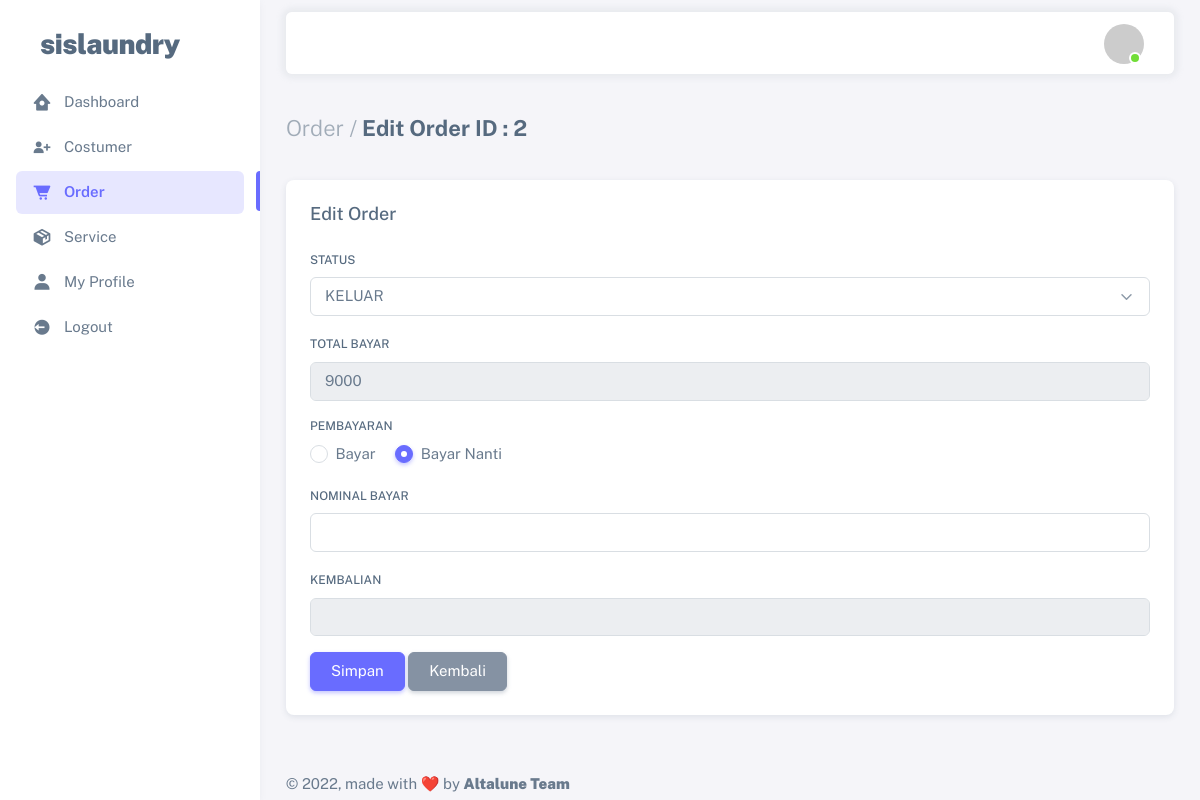
Page /order/edit.php?transactions_id=2 (signed in) on the committed database.
### tables this page shows
CREATE TABLE `transactions` (
  `transactions_id` int(11) NOT NULL,
  `users_id` int(11) NOT NULL,
  `costumers_id` int(11) NOT NULL,
  `service_id` int(11) NOT NULL,
  `date_transaction` datetime NOT NULL,
  `status` enum('SELESAI','MASUK','KELUAR') NOT NULL,
  `weight` float NOT NULL,
  `payment_method` enum('BAYAR DIAWAL','BAYAR NANTI') NOT NULL
);

### order/edit.php (the view, shortened to what this page needs)
<?php
  include '../config.php';
?>
<!DOCTYPE html>
<html
  lang="en"
  class="light-style layout-menu-fixed"
  dir="ltr"
  data-theme="theme-default"
  data-assets-path="../assets/"
  data-template="vertical-menu-template-free"
>
  <head>
    <link rel="stylesheet" href="../assets/vendor/fonts/boxicons.css" />
    <link rel="stylesheet" href="../assets/vendor/css/core.css" class="template-customizer-core-css" />
    <link rel="stylesheet" href="../assets/vendor/css/theme-default.css" class="template-customizer-theme-css" />
    <link rel="stylesheet" href="../assets/css/demo.css" />
    <link rel="stylesheet" href="../assets/vendor/libs/perfect-scrollbar/perfect-scrollbar.css" />
    <link rel="stylesheet" href="../assets/vendor/libs/apex-charts/apex-charts.css" />
  </head>
  <body>
    <div class="layout-wrapper layout-content-navbar">
      <div class="layout-container">
        <aside id="layout-menu" class="layout-menu menu-vertical menu bg-menu-theme">
          <div class="app-brand demo">
            <a href="index.php" class="app-brand-link">
              <span class="app-brand-text demo menu-text fw-bolder ms-2">SISlaundry</span>
            </a>
          </div>
          <ul class="menu-inner py-1">
            <li class="menu-item ">
                <a href="../dashboard.php" class="menu-link">
                <i class="menu-icon tf-icons bx bxs-home-circle"></i>
                <div data-i18n="Analytics">Dashboard</div>
                </a>
            </li>
            <li class="menu-item">
                <a href="../costumer/index.php" class="menu-link">
                <i class="menu-icon tf-icons bx bxs-user-plus"></i>
                <div data-i18n="Analytics">Costumer</div>
                </a>
            </li>
            <li class="menu-item active">
                <a href="" class="menu-link">
                <i class="menu-icon tf-icons bx bxs-cart-alt"></i>
                <div data-i18n="Analytics">Order</div>
                </a>
            </li>
            <li class="menu-item">
                <a href="../service/index.php" class="menu-link">
                <i class="menu-icon tf-icons bx bxs-package"></i>
                <div data-i18n="Analytics">Service</div>
                </a>
            </li>
            <li class="menu-item">
                <a href="../profile/profile.php" class="menu-link">
                <i class="menu-icon tf-icons bx bxs-user"></i>
                <div data-i18n="Analytics">My Profile</div>
                </a>
            </li>
            <li class="menu-item">
                <a href="../logout.php" class="menu-link">
                <i class="menu-icon tf-icons bx bxs-log-out-circle"></i>
                <div data-i18n="Analytics">Logout</div>
                </a>
            </li>
          </ul>
        </aside>
        <div class="layout-page">
          <nav
            class="layout-navbar container-xxl navbar navbar-expand-xl navbar-detached align-items-center bg-navbar-theme"
            id="layout-navbar"
          >
            <div class="navbar-nav-right d-flex align-items-center" id="navbar-collapse">
              <ul class="navbar-nav flex-row align-items-center ms-auto">
                <li class="nav-item navbar-dropdown dropdown-user dropdown">
                <a class="nav-link dropdown-toggle hide-arrow" href="javascript:void(0);" data-bs-toggle="dropdown">
                    <div class="avatar avatar-online">
                        <img src="https://ui-avatars.com/api/?name=<?= $_SESSION["username"]; ?>" alt class="w-px-40 h-auto rounded-circle" />
                    </div>
                </a>
                  </li>
              </ul>
            </div>
          </nav>
          <div class="content-wrapper">
            <div class="container-xxl flex-grow-1 container-p-y">
              <h4 class="fw-bold py-3 mb-4"><span class="text-muted fw-light">Order /</span> Edit Order ID : <?= $_GET['transactions_id']; ?></h4>
              <div class="row">
                <div class="col-xl">
                  <div class="card mb-4">
                    <div class="card-header d-flex justify-content-between align-items-center">
                      <h5 class="mb-0">Edit Order</h5>
                    </div>
                    <div class="card-body">
                    <?php
                      $id = $_GET['transactions_id'];
                      $query = mysqli_query($config, "SELECT * FROM transactions WHERE transactions_id=$id");
                      while($data = mysqli_fetch_array($query)) {
                    ?>
                      <form method="POST" action="update.php" id="formD" name="formD">
                        <div class="mb-3">
                          <label for="status" class="form-label">Status</label>
                          <select class="form-select" id="status" name="status" aria-label="Default select example" required>
                            <option value="<?= $data['status']; ?>" ><?= $data['status']; ?></option>
                          </select>
                        </div>
                        <?php
                          if($data['payment_method'] === 'BAYAR NANTI') {
                        ?>
                        <div class="mb-3">
                          <label class="form-label" for="total" >Total Bayar</label>
                          <?php
                          $query_total = mysqli_query($config, "SELECT total FROM totalorder WHERE transactions_id='$id'");
                          while($x = mysqli_fetch_array($query_total)) {
                        ?>
                          <input type="text" class="form-control" id="total" name="harga" value="<?= $x['total']; ?>" onkeyup="OnChange(this.value)" onKeyPress="return isNumberKey(event)" disabled placeholder="" />
                          <?php
                          }
                        ?>
                        </div>
                        <div class="mb-3">
                          <label class="form-label d-block" for="basic-default-company">Pembayaran</label>
                          <div class="form-check form-check-inline ">
                            <input
                              class="form-check-input"
                              type="radio"
                              name="payment_method"
                              id="payment_method"
                              value="BAYAR DIAWAL"
                              <?php echo $data['payment_method'] === 'BAYAR DIAWAL' ? 'checked': '' ?>
                            />
                            <label class="form-check-label" for="method_payment">Bayar</label>
                          </div>
                          <div class="form-check form-check-inline">
                            <input
                              class="form-check-input"
                              type="radio"
                              name="payment_method"
                              id="inlineRadio2"
                              value="BAYAR NANTI"
                              <?php echo $data['payment_method'] === 'BAYAR NANTI' ? 'checked': '' ?>
                            />
                            <label class="form-check-label" for="inlineRadio2">Bayar Nanti</label>
                          </div>
                        </div>
                        <div class="mb-3">
                          <label class="form-label" for="nominalBayar">Nominal Bayar</label>
                          <input type="text" class="form-control" id="jmppsn" name="jmlpsn" onkeyup="OnChange(this.value)" onKeyPress="return isNumberKey(event)" placeholder="" />
                        </div>
                        <div class="mb-3">
                          <label class="form-label" for="txtDisplay">Kembalian</label>
                          <input type="text" class="form-control" id="txtDisplay" name="txtDisplay" value="" placeholder="" disabled />
                        </div>
                        <?php
                          }
                        ?>
                        <button type="submit" class="btn btn-primary">Simpan</button>
                        <a href="index.php" class="btn btn-secondary">Kembali</a>
                      </form>
                      <?php
                      }
                      ?>
                    </div>
                  </div>
                </div>
              </div>
            </div>
            <footer class="content-footer footer bg-footer-theme">
              <div class="container-xxl d-flex flex-wrap justify-content-between py-2 flex-md-row flex-column">
                <div class="mb-2 mb-md-0">
                  © 2022, made with ❤️ by
                  <a href="#" class="footer-link fw-bolder">Altalune Team</a>
                </div>
              </div>
            </footer>
          </div>
        </div>
      </div>
    </div>
  </body>
</html>

### assets/css/demo.css (style rules this page uses)
.menu .app-brand.demo { height: 64px; margin-top: 12px; }
.app-brand-text.demo { font-size: 1.75rem; letter-spacing: -0.5px; text-transform: lowercase; }

### rows in the picture
transactions: status "KELUAR", harga "9000", payment_method "☑ Bayar Nanti"

### other values in the picture
$_GET['transactions_id'] "2"
